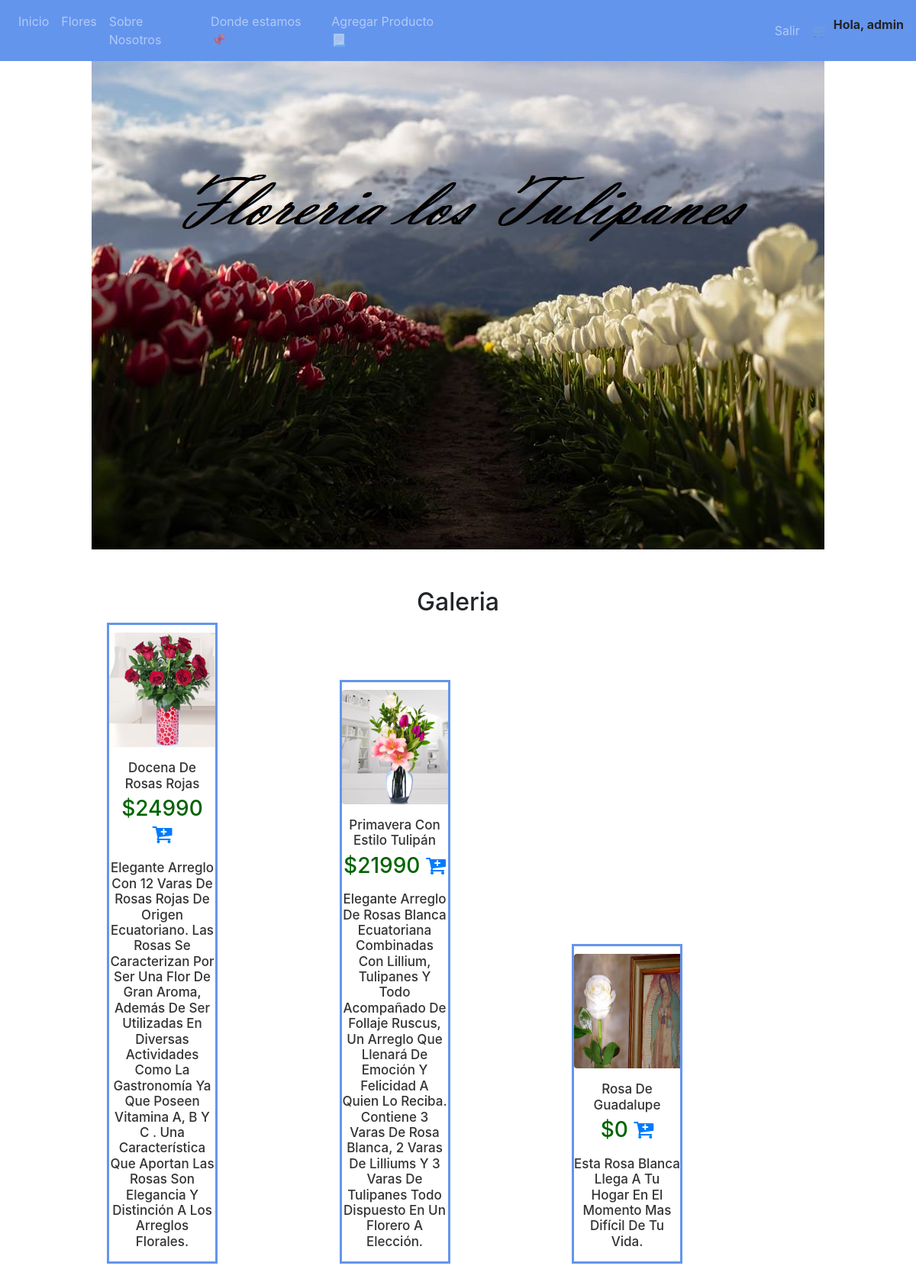
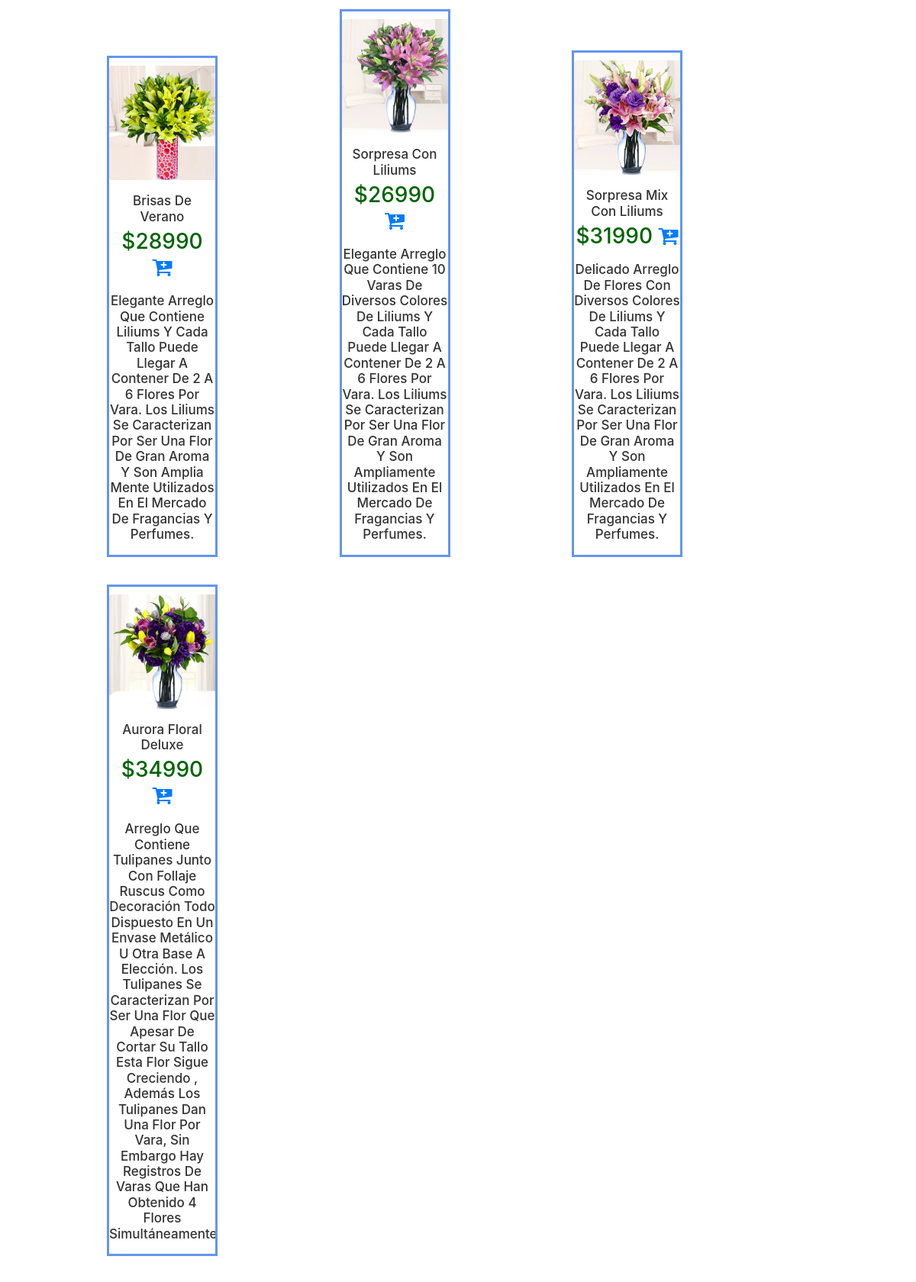
Page /galeria/ (signed in, upper part) on the committed database (2 pictures, top to bottom).
### core/models.py (models this page shows, shortened)
class Flor(models.Model):
    name=models.CharField(max_length=45,primary_key=True)
    precio=models.IntegerField()
    descripcion=models.TextField()
    imagen=models.ImageField(upload_to='',null=True)
    categoria=models.ForeignKey(categoria,on_delete=models.CASCADE)

### core/views.py (the view)
# urls.py: path('galeria/',galeria,name='GAL'),
def galeria(request):
    flores=Flor.objects.all()
    return render(request,'core/galeria.html',{'lista':flores})

### core/templates/core/galeria.html (shortened to what this page needs)
{% extends "core/base.html" %}
{% load static %}
{%  block contenido %}
<h2 class ="titulo">Galeria</h2>
{% for f in lista %}
<div class="col-lg-3 col-md-4 col-sm-6 mix sale rounded" style="display: inline-block; padding-left: 140px; " data-bound="">
    <center>
        <div class="single_product" style="border:3px solid cornflowerblue; padding-bottom: 10px;">
            <div class="product_image" style="padding-top: 10px">
                <img src="{{f.imagen.url}}" style="width:150px; height: 150px; border-image: 2px; text-align: center;" class="rounded">
            </div>
            <div class="product_btm_text" style="text-align: center;">
                <h4>{{f.name}}</h4>
                <h3 class="price" style="color:darkgreen; size: 50pxpx;">${{f.precio}}
                    <a href="{% url 'AGREGAR_CARRO' f.name %}"><i class="fa fa-cart-plus"></i></a>
                    <h4>
                        {{f.descripcion}}
                    </h4>
                </h3>
            </div>
        </div>
    </center>
</div>
{% endfor %}
{% endblock contenido %}

### core/templates/core/base.html (shortened to what this page needs)
<!DOCTYPE html>
<html lang="en">
{% load static %}
<head>
  <link  rel="stylesheet" href="{% static 'css/estilos.css' %}" type="text/css" >
  <link rel="stylesheet" href="https://stackpath.bootstrapcdn.com/bootstrap/4.3.1/css/bootstrap.min.css"
>
  <link rel="stylesheet" href="https://stackpath.bootstrapcdn.com/font-awesome/4.7.0/css/font-awesome.min.css" />
</head>
<body>
  <nav class="navbar navbar-expand-md navbar-dark" style="background-color: cornflowerblue; ">
    <div class="navbar-collapse collapse w-100 order-1 order-md-0 dual-collapse2">
      <ul class="navbar-nav mr-auto">
        <li class="nav-item">
          <a class="nav-link" href="{% url 'IND' %}">Inicio</a>
        </li>
        <li class="nav-item">
          <a class="nav-link" href="{% url 'GAL' %}">Flores</a>
        </li>
        <li class="nav-item">
          <a class="nav-link" href="{% url 'QUIEN' %}">Sobre Nosotros</a>
        </li>
        <li class="nav-item">
          <a class="nav-link" href="{% url 'UBI' %}">Donde estamos 📌</a>
        </li>
        {% if user.is_superuser %}
        <li class="nav-item">
          <a class="nav-link" href="{% url 'FORMU' %}">Agregar Producto 📃</a>
        </li>
        {% endif %}
      </ul>
    </div>
    <div class="navbar-collapse collapse w-100 order-3 dual-collapse2">
      <ol class="navbar-nav ml-auto">
        {% if user.is_authenticated %}
        <li class="nav-item">
          <a class="nav-link" href="{% url 'CERRARSESION' %}">Salir</a>
        </li>
        {% endif %}
        <li class="nav-item">
          <a class="nav-link" href="{% url 'CARRITO' %}">🛒</a>
        </li>
        <li>
          <b> Hola, {{ user.username }}</b>
        </li>
      </ol>
    </div>
  </nav>
  <div>
    <center class="imagen" margin="15px">
      {% block imgindex %}
        <img src="{% static 'img/portal.jpg' %}" alt="Responsive image" >
      {% endblock imgindex %}
    </center>
  </div>
  <section class="contenido">
    {% block contenido %}
    {% endblock contenido %}
  </section>
</body>
</html>

### core/static/css/estilos.css (style rules this page uses)
.contenido { background:linear-gradient(top, green, forestgreen); }
body { font-family: 'Roboto';font-size: 10px; }
body { background-color:white ; text-align: center; font-family: 'Shadows Into Light', cursive; font-size: 16px; color: white; }
.mix { display: none; }
.single_product { text-align: center; overflow: hidden; margin-bottom: 30px; border: 1px solid rgba(0,0,0,0.02); padding-bottom: 20px; background: #fff; transition: .5s; }
.product_image { overflow: hidden; position: relative; }
.product_image img { width: 100%; height: auto; transition: all 1.5s ease 0s; }
.product_btm_text h4 { text-transform: capitalize; margin-top: 17px; margin-bottom: 6px; font-size: 17px; }
.product_btm_text h4, .product_btm_text h4 a { color: #333; }
.titulo { padding-top: 50px; text-align: center; }
:root { --blue: #5e72e4; --indigo: #5603ad; --purple: #8965e0; --pink: #f3a4b5; --red: #f5365c; --orange: #fb6340; --yellow: #ffd600; --green: #2dce89; --teal: #11cdef; --cyan: #2bffc6; --white: #fff; --gray: #8898aa; --gray-dark: #32325d; --light: #ced4da; --lighter: #e9ecef; --primary: #5e72e4; --secondary: #f7fafc; --success: #2dce89; --info: #11cdef; --warning: #fb6340; --danger: #f5365c; --light: #adb5bd; --dark: #212529; --default: #172b4d; --white: #fff; --neutral: #fff; --darker: black; --breakpoint-xs: 0; --breakpoint-sm: 576px; --breakpoint-md: 768px; --breakpoint-lg: 992px; --breakpoint-xl: 1200px; --font-family-sans-serif: Open Sans, sans-serif; --font-family-monospace: SFMono-Regular, Menlo, Monaco, Consolas, 'Liberation Mono', 'Courier New', monospace; }
*, *::before, *::after { box-sizing: border-box; }
html { font-family: sans-serif; line-height: 1.15; -webkit-text-size-adjust: 100%; -ms-text-size-adjust: 100%; -ms-overflow-style: scrollbar; -webkit-tap-highlight-color: rgba(0, 0, 0, 0); }
figcaption, footer, header, main, nav, section { display: block; }
body { font-family: Open Sans, sans-serif; font-size: 1rem; font-weight: 400; line-height: 1.5; margin: 0; text-align: left; color: #525f7f; background-color: #f8f9fe; }
ul { margin-top: 0; margin-bottom: 1rem; }
a { text-decoration: none; color: #5e72e4; background-color: transparent; -webkit-text-decoration-skip: objects; }
img { vertical-align: middle; border-style: none; }
.collapse:not(.show) { display: none; }
.nav-link { display: block; padding: .25rem .75rem; }
.navbar { position: relative; display: flex; padding: 1rem 1rem; flex-wrap: wrap; align-items: center; justify-content: space-between; }
.navbar-nav { display: flex; flex-direction: column; margin-bottom: 0; padding-left: 0; list-style: none; }
.navbar-nav .nav-link { padding-right: 0; padding-left: 0; }
.navbar-collapse { flex-basis: 100%; flex-grow: 1; align-items: center; }
@media (min-width: 768px) { .navbar-expand-md { flex-flow: row nowrap; justify-content: flex-start; } }
@media (min-width: 768px) { .navbar-expand-md .navbar-nav { flex-direction: row; } }
@media (min-width: 768px) { .navbar-expand-md .navbar-nav .nav-link { padding-right: 1rem; padding-left: 1rem; } }
@media (min-width: 768px) { .navbar-expand-md .navbar-collapse { display: flex !important; flex-basis: auto; } }
.navbar-dark .navbar-nav .nav-link { color: rgba(255, 255, 255, .95); }
.ml-auto { margin-left: auto !important; }
.nav-link { color: #525f7f; }

### rows in the picture
Flor: imagen (picture), name "Docena De Rosas Rojas", precio "24990", descripcion "Elegante Arreglo Con 12 Varas De Rosas Rojas De Origen Ecuatoriano. Las Rosas Se Caracterizan Por Ser Una Flor De Gran Aroma, Además De Ser Utilizadas En Diversas Actividades Como La Gastronomía Ya Que Poseen Vitamina A, B Y C . Una Característica Que Aportan Las Rosas Son Elegancia Y Distinción A Los Arreglos Florales."
Flor: imagen (picture), name "Primavera Con Estilo Tulipán", precio "21990", descripcion "Elegante Arreglo De Rosas Blanca Ecuatoriana Combinadas Con Lillium, Tulipanes Y Todo Acompañado De Follaje Ruscus, Un Arreglo Que Llenará De Emoción Y Felicidad A Quien Lo Reciba. Contiene 3 Varas De Rosa Blanca, 2 Varas De Lilliums Y 3 Varas De Tulipanes Todo Dispuesto En Un Florero A Elección."
Flor: imagen (picture), name "Rosa De Guadalupe", precio "0", descripcion "Esta Rosa Blanca Llega A Tu Hogar En El Momento Mas Difícil De Tu Vida."
Flor: imagen (picture), name "Brisas De Verano", precio "28990", descripcion "Elegante Arreglo Que Contiene Liliums Y Cada Tallo Puede Llegar A Contener De 2 A 6 Flores Por Vara. Los Liliums Se Caracterizan Por Ser Una Flor De Gran Aroma Y Son Amplia Mente Utilizados En El Mercado De Fragancias Y Perfumes."
Flor: imagen (picture), name "Sorpresa Con Liliums", precio "26990", descripcion "Elegante Arreglo Que Contiene 10 Varas De Diversos Colores De Liliums Y Cada Tallo Puede Llegar A Contener De 2 A 6 Flores Por Vara. Los Liliums Se Caracterizan Por Ser Una Flor De Gran Aroma Y Son Ampliamente Utilizados En El Mercado De Fragancias Y Perfumes."
Flor: imagen (picture), name "Sorpresa Mix Con Liliums", precio "31990", descripcion "Delicado Arreglo De Flores Con Diversos Colores De Liliums Y Cada Tallo Puede Llegar A Contener De 2 A 6 Flores Por Vara. Los Liliums Se Caracterizan Por Ser Una Flor De Gran Aroma Y Son Ampliamente Utilizados En El Mercado De Fragancias Y Perfumes."
Flor: imagen (picture), name "Aurora Floral Deluxe", precio "34990", descripcion "Arreglo Que Contiene Tulipanes Junto Con Follaje Ruscus Como Decoración Todo Dispuesto En Un Envase Metálico U Otra Base A Elección. Los Tulipanes Se Caracterizan Por Ser Una Flor Que Apesar De Cortar Su Tallo Esta Flor Sigue Creciendo , Además Los Tulipanes Dan Una Flor Por Vara, Sin Embargo Hay Registros De Varas Que Han Obtenido 4 Flores…"

### other values in the picture
{{ user.username }} "admin"
